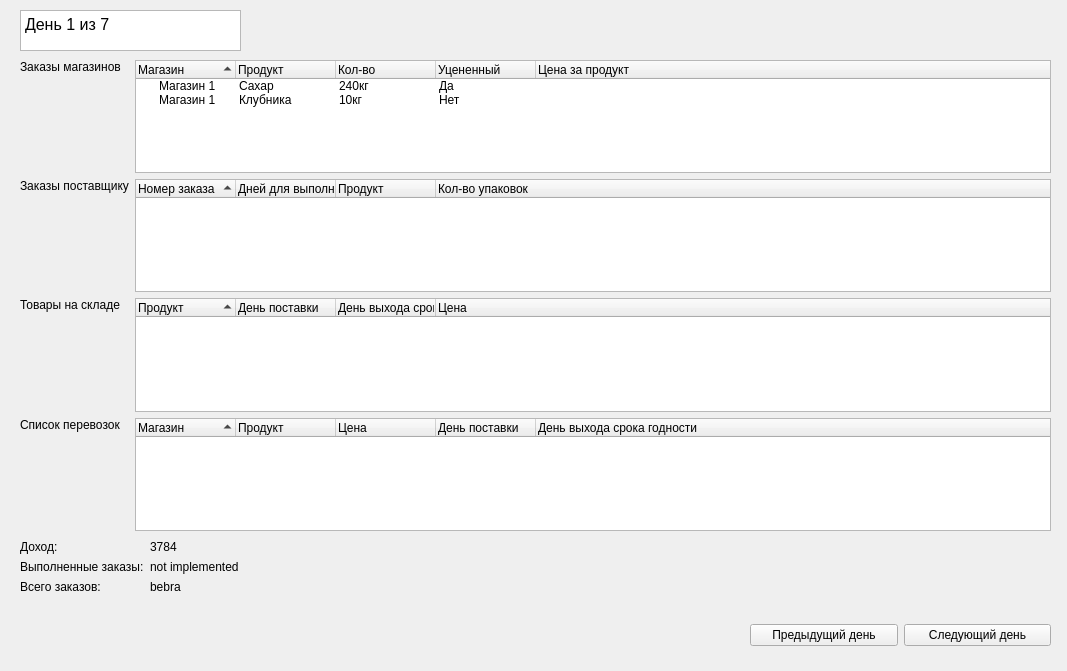
<?xml version="1.0" encoding="UTF-8"?>
<ui version="4.0">
 <class>SimWindow</class>
 <widget class="QWidget" name="SimWindow">
  <property name="geometry">
   <rect>
    <x>0</x>
    <y>0</y>
    <width>1067</width>
    <height>671</height>
   </rect>
  </property>
  <property name="windowTitle">
   <string>Симуляция</string>
  </property>
  <widget class="QTextBrowser" name="DayCounterText">
   <property name="geometry">
    <rect>
     <x>20</x>
     <y>10</y>
     <width>221</width>
     <height>41</height>
    </rect>
   </property>
   <property name="html">
    <string>&lt;!DOCTYPE HTML PUBLIC &quot;-//W3C//DTD HTML 4.0//EN&quot; &quot;http://www.w3.org/TR/REC-html40/strict.dtd&quot;&gt;
&lt;html&gt;&lt;head&gt;&lt;meta name=&quot;qrichtext&quot; content=&quot;1&quot; /&gt;&lt;meta charset=&quot;utf-8&quot; /&gt;&lt;style type=&quot;text/css&quot;&gt;
p, li { white-space: pre-wrap; }
&lt;/style&gt;&lt;/head&gt;&lt;body style=&quot; font-family:'Segoe UI'; font-size:9pt; font-weight:400; font-style:normal;&quot;&gt;
&lt;p style=&quot; margin-top:0px; margin-bottom:0px; margin-left:0px; margin-right:0px; -qt-block-indent:0; text-indent:0px;&quot;&gt;&lt;span style=&quot; font-size:12pt;&quot;&gt;День 1 из 7&lt;/span&gt;&lt;/p&gt;&lt;/body&gt;&lt;/html&gt;</string>
   </property>
  </widget>
  <widget class="QWidget" name="layoutWidget">
   <property name="geometry">
    <rect>
     <x>20</x>
     <y>60</y>
     <width>1031</width>
     <height>471</height>
    </rect>
   </property>
   <layout class="QFormLayout" name="formLayout">
    <item row="1" column="0">
     <widget class="QLabel" name="label_2">
      <property name="text">
       <string>Заказы магазинов</string>
      </property>
      <property name="alignment">
       <set>Qt::AlignLeading|Qt::AlignLeft|Qt::AlignTop</set>
      </property>
     </widget>
    </item>
    <item row="1" column="1">
     <widget class="QTreeWidget" name="ShopsOrder">
      <property name="sortingEnabled">
       <bool>true</bool>
      </property>
      <column>
       <property name="text">
        <string>Магазин</string>
       </property>
      </column>
      <column>
       <property name="text">
        <string>Продукт</string>
       </property>
      </column>
      <column>
       <property name="text">
        <string>Кол-во</string>
       </property>
      </column>
      <column>
       <property name="text">
        <string>Уцененный</string>
       </property>
      </column>
      <column>
       <property name="text">
        <string>Цена за продукт</string>
       </property>
      </column>
      <item>
       <property name="text">
        <string>Магазин 1</string>
       </property>
       <property name="text">
        <string>Сахар</string>
       </property>
       <property name="text">
        <string>240кг</string>
       </property>
       <property name="text">
        <string>Да</string>
       </property>
       <property name="flags">
        <set>ItemIsEnabled</set>
       </property>
      </item>
      <item>
       <property name="text">
        <string>Магазин 1</string>
       </property>
       <property name="text">
        <string>Клубника</string>
       </property>
       <property name="text">
        <string>10кг</string>
       </property>
       <property name="text">
        <string>Нет</string>
       </property>
      </item>
     </widget>
    </item>
    <item row="2" column="0">
     <widget class="QLabel" name="label">
      <property name="text">
       <string>Заказы поставщику</string>
      </property>
      <property name="alignment">
       <set>Qt::AlignLeading|Qt::AlignLeft|Qt::AlignTop</set>
      </property>
     </widget>
    </item>
    <item row="2" column="1">
     <widget class="QTreeWidget" name="ProviderOrders">
      <property name="sortingEnabled">
       <bool>true</bool>
      </property>
      <column>
       <property name="text">
        <string>Номер заказа</string>
       </property>
      </column>
      <column>
       <property name="text">
        <string>Дней для выполнения</string>
       </property>
      </column>
      <column>
       <property name="text">
        <string>Продукт</string>
       </property>
      </column>
      <column>
       <property name="text">
        <string>Кол-во упаковок</string>
       </property>
      </column>
     </widget>
    </item>
    <item row="3" column="0">
     <widget class="QLabel" name="label_3">
      <property name="text">
       <string>Товары на складе</string>
      </property>
      <property name="alignment">
       <set>Qt::AlignLeading|Qt::AlignLeft|Qt::AlignTop</set>
      </property>
     </widget>
    </item>
    <item row="3" column="1">
     <widget class="QTreeWidget" name="StorageItems">
      <property name="sortingEnabled">
       <bool>true</bool>
      </property>
      <column>
       <property name="text">
        <string>Продукт</string>
       </property>
      </column>
      <column>
       <property name="text">
        <string>День поставки</string>
       </property>
      </column>
      <column>
       <property name="text">
        <string>День выхода срока годности</string>
       </property>
      </column>
      <column>
       <property name="text">
        <string>Цена</string>
       </property>
      </column>
     </widget>
    </item>
    <item row="5" column="0">
     <widget class="QLabel" name="label_4">
      <property name="text">
       <string>Список перевозок</string>
      </property>
      <property name="alignment">
       <set>Qt::AlignLeading|Qt::AlignLeft|Qt::AlignTop</set>
      </property>
     </widget>
    </item>
    <item row="5" column="1">
     <widget class="QTreeWidget" name="MadeUpOrders">
      <property name="sortingEnabled">
       <bool>true</bool>
      </property>
      <column>
       <property name="text">
        <string>Магазин</string>
       </property>
      </column>
      <column>
       <property name="text">
        <string>Продукт</string>
       </property>
      </column>
      <column>
       <property name="text">
        <string>Цена</string>
       </property>
      </column>
      <column>
       <property name="text">
        <string>День поставки</string>
       </property>
      </column>
      <column>
       <property name="text">
        <string>День выхода срока годности</string>
       </property>
      </column>
     </widget>
    </item>
   </layout>
  </widget>
  <widget class="QWidget" name="layoutWidget">
   <property name="geometry">
    <rect>
     <x>750</x>
     <y>620</y>
     <width>301</width>
     <height>31</height>
    </rect>
   </property>
   <layout class="QHBoxLayout" name="horizontalLayout">
    <item>
     <widget class="QPushButton" name="PreviousDayButton">
      <property name="text">
       <string>Предыдущий день</string>
      </property>
     </widget>
    </item>
    <item>
     <widget class="QPushButton" name="NextDayButton">
      <property name="text">
       <string>Следующий день</string>
      </property>
     </widget>
    </item>
   </layout>
  </widget>
  <widget class="QWidget" name="formLayoutWidget">
   <property name="geometry">
    <rect>
     <x>20</x>
     <y>540</y>
     <width>371</width>
     <height>82</height>
    </rect>
   </property>
   <layout class="QFormLayout" name="formLayout_2">
    <item row="0" column="0">
     <widget class="QLabel" name="Label">
      <property name="text">
       <string>Доход: </string>
      </property>
     </widget>
    </item>
    <item row="0" column="1">
     <widget class="QLabel" name="IncomeLabel">
      <property name="text">
       <string>3784</string>
      </property>
     </widget>
    </item>
    <item row="1" column="0">
     <widget class="QLabel" name="label_6">
      <property name="text">
       <string>Выполненные заказы:</string>
      </property>
     </widget>
    </item>
    <item row="1" column="1">
     <widget class="QLabel" name="CompletedOrderLabel">
      <property name="text">
       <string>not implemented</string>
      </property>
     </widget>
    </item>
    <item row="2" column="0">
     <widget class="QLabel" name="Label_2">
      <property name="text">
       <string>Всего заказов:</string>
      </property>
     </widget>
    </item>
    <item row="2" column="1">
     <widget class="QLabel" name="AllQueriesQLabel">
      <property name="text">
       <string>bebra</string>
      </property>
     </widget>
    </item>
   </layout>
  </widget>
 </widget>
 <resources/>
 <connections/>
</ui>
